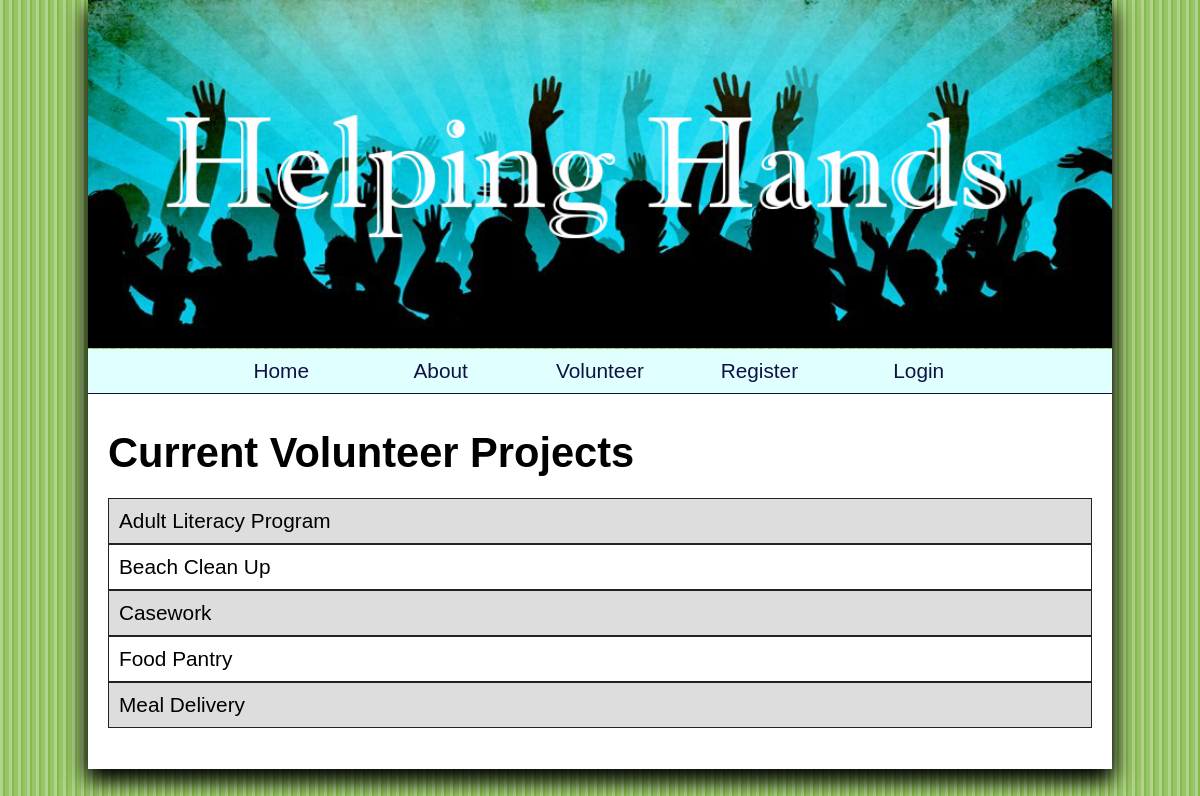
The page /tasks.php on the database its author committed.
### tables this page shows
CREATE TABLE `tasks` (
  `id` int(10) UNSIGNED NOT NULL,
  `title` varchar(50) NOT NULL,
  `description` varchar(400) NOT NULL,
  `date` datetime NOT NULL,
  `location` varchar(50) NOT NULL,
  `people_needed` smallint(5) UNSIGNED NOT NULL,
  `materials_needed` varchar(200) NOT NULL
);

### tasks.php (the view, shortened to what this page needs)
<!DOCTYPE html>
<html lang="en">
	<head>
		<link href="style.css" rel="stylesheet">
	</head>
	<body>
		<header>
			<img src="helpinghands.png" alt="Helping Hands">
		</header>
		<nav>
			<?php require_once 'inc/nav.php'; ?>
		</nav>
		<main>
			<h1>Current Volunteer Projects</h1>
			<ul class="stripes">
			<?php
				require_once('inc/db_connect.php');
				$sql = 'SELECT id,title FROM tasks ORDER BY title';
				$statement = $db->prepare($sql);
				$statement->execute();
				$tasks = $statement->fetchAll();
				foreach ($tasks as $task)
				{
					echo '<li><a href="details.php?id='.$task['id'].'">'.$task['title'].'</a></li>';
				}
			?>
			</ul>
		</main>
	</body>
</html>

### style.css (style rules this page uses)
html, body, nav, main, img, aside, header, footer, div, h1, h2, a, p, table, tr, th, td, hr { padding: 0; margin: 0; box-sizing: border-box; }
html { background: #333333 url(background.png) repeat; font-family: basefont, verdana, sans-serif; }
body { font-size: 1.3em; box-shadow: 0 10px 20px black, 0 10px 20px rgba(0,0,0,0.5); }
nav { background-color: #E0FFFF; border-bottom: 1px solid #111144; color: white; margin: -7px 0 0 0; text-align: center; }
main { background-color: #FFFFFF; padding: 20px; }
h1,h2 { font-family: stencil, verdana, sans-serif; margin: 15px 0 5px; }
a { text-decoration: none; }
img { width: 100%; margin-bottom: 3px; }
.stripes { padding: 0; }
.stripes li { display: block; border: 1px solid #222; padding: 10px; }
.stripes li:nth-child(odd) { background-color: #ddd; }
.stripes a { color: black; width: 100%; display: block; }
@media only all and (min-width: 1024px) { body { margin: 0 auto; max-width: 1024px; } }

### rows shown on the page
tasks: title "Adult Literacy Program"
tasks: title "Beach Clean Up"
tasks: title "Casework"
tasks: title "Food Pantry"
tasks: title "Meal Delivery"
